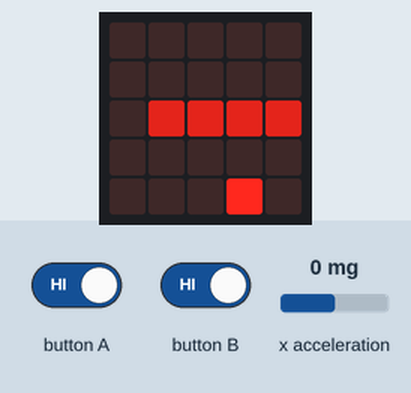
A program run on a simulated BBC micro:bit running MicroPython. Parts: the board's 5×5 LED display. Inputs (shaded band) come from the test bench; at power-on: x acceleration 0 mg. Random numbers come from a fixed seed; the 48×5 strip is a reading aid, not a part: it shows the text the display is scrolling, unrolled, one strip-width of it at a time.

Above: at 1.2 s.
1.3 s: x acceleration set to -1440 mg
At 1.5 s:
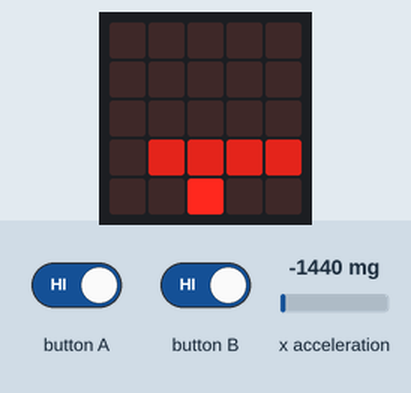
At 2.4 s:
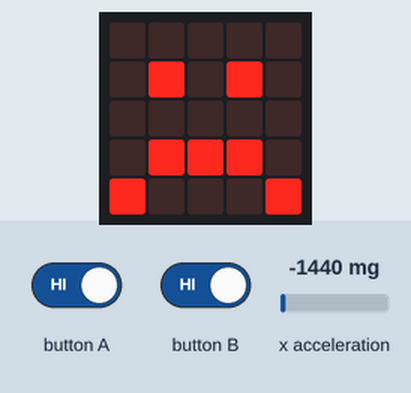
4.2 s: button A driven LOW and button B driven LOW
7.2 s: x acceleration set to 750 mg
At 8.75 s:
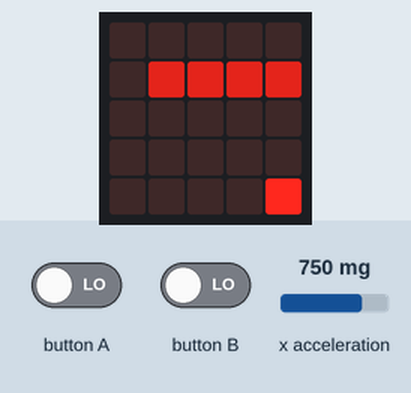

The program:

ski_olevel.py
```python
# Adapted from Simple Slalom by Larry Hastings
# http://microbit-micropython.readthedocs.io/en/latest/accelerometer.html

import microbit
import random

# Length and height of display
N = 5

# Accelerometer reading that corresponds to left edge
MIN_ACC = -1024

# Accelerometer reading that corresponds to right edge
MAX_ACC = 1024

# Range of valid accelerometer readings
RANGE_ACC = MAX_ACC - MIN_ACC

# Minimum and maximum speed that wall can move from top to bottom of display
WALL_MIN_SPEED = 400
WALL_MAX_SPEED = 100

# Minimum and maximum speed that person can move from left to right
PLAYER_MIN_SPEED = 200
PLAYER_MAX_SPEED = 50

# Maximum score to use for calculating speed
MAX_SPEED = 12

while True:
    # Image of LED pixels  to display
    i = microbit.Image('00000:' * N)

    # Position (x-coordinate) of player
    player_x = N // 2

    # Position (y-coordinate) of wall
    # Varies from -1 to N+2
    wall_y = -1

    # Position (x-coordinate) of hole in wall
    hole = 0

    # Current score
    score = 0

    # Whether current wall has been tested for collision with player yet
    wall_tested = False

    # Initial speeds of wall and player
    wall_speed = WALL_MIN_SPEED
    player_speed = PLAYER_MIN_SPEED

    # Time of next update for wall
    wall_next = 0

    # Time of next update for player
    player_next = 0

    while True:
        t = microbit.running_time()

        if t < player_next and t < wall_next:
            # Not yet time for any updates, so sleep
            delta = min(player_next, wall_next) - t
            microbit.sleep(delta)
            continue

        if t >= player_next:
            # Turn off old pixel
            i.set_pixel(player_x, N - 1, 0)

            # Find target x coordinate based on accelerometer
            acc = microbit.accelerometer.get_x()
            acc = min(max(MIN_ACC, acc), MAX_ACC)
            target_x = ((acc - MIN_ACC) / RANGE_ACC) * N
            target_x = min(max(0, target_x), N - 1)
            target_x = int(target_x + 0.5)

            # Move player if current wall has not been tested
            if not wall_tested:
                if player_x < target_x:
                    player_x += 1
                elif player_x > target_x:
                    player_x -= 1

            # Turn on new pixel
            i.set_pixel(player_x, N - 1, 9)

            # Set time of next update based on speed
            player_next = t + player_speed

        if t >= wall_next:
            if wall_y < N:
                # Erase old wall
                use_wall_y = max(wall_y, 0)
                for wall_x in range(N):
                    if wall_x != hole:
                        i.set_pixel(wall_x, use_wall_y, 0)

            # Update wall position
            wall_y += 1

            # Only generate new wall when old wall reaches y-coordinate N+2
            if wall_y == N + 2:
                wall_y = -1
                hole = random.randrange(N)
                wall_tested = False

            if wall_y < N:
                # Draw new wall if it is visible on display
                use_wall_y = max(wall_y, 0)
                for wall_x in range(N):
                    if wall_x != hole:
                        i.set_pixel(wall_x, use_wall_y, 6)

            # Set time of next update based on speed
            wall_next = t + wall_speed

        if wall_y == N - 1 and not wall_tested:
            wall_tested = True
            if (player_x != hole):
                # Collision! Game over!
                break
            score += 1
            # Calculate new speeds
            speed = min(score, MAX_SPEED)
            wall_speed = WALL_MIN_SPEED + \
                int((WALL_MAX_SPEED - WALL_MIN_SPEED) * speed / MAX_SPEED)
            player_speed = PLAYER_MIN_SPEED + \
                int((PLAYER_MAX_SPEED - PLAYER_MIN_SPEED) * speed / MAX_SPEED)

        microbit.display.show(i)

    microbit.display.show(i.SAD)
    microbit.sleep(1000)
    microbit.display.scroll("Score:" + str(score))

    while True:
        if (microbit.button_a.is_pressed() or microbit.button_b.is_pressed()):
            break
        microbit.sleep(100)
```

Measured:
- what the display in image 0 shows lasts 0.4 s, from 0.8 s to 1.2 s
- what the display in image 2 shows lasts 1.0 s, from 1.6 s to 2.6 s
